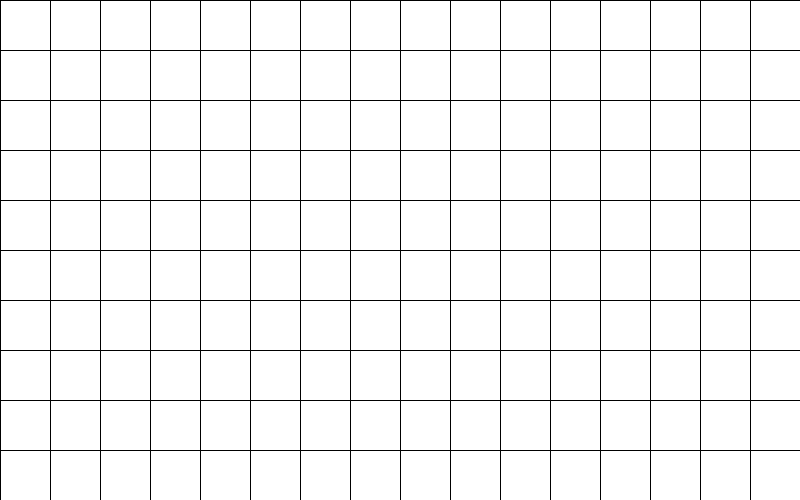
Frame 1 (no input)
Frame 60 (the mouse pressed at the canvas centre just before this capture): identical to frame 1, image omitted
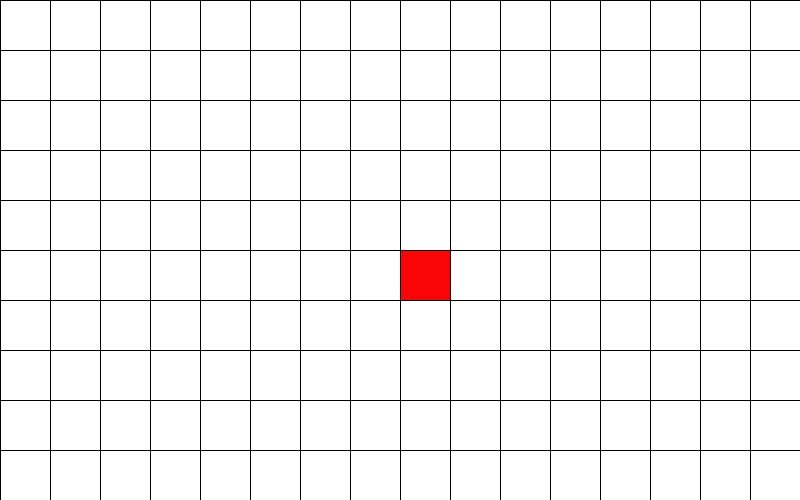
Frame 120 (the mouse held since frame 60 and released just before this capture)

The Processing sketch that drew these frames (run headless with seeded random() and noise(); from frame 60 on, the mouse is pressed at the canvas centre):

// Processing sketch: week06_1
// ── week06_1.pde
//week06-1
void setup(){
  size(800,500);//視窗大小800x500
}
int [][] a = new int[10][16];
void mousePressed() {
  int i = mouseY/50,j = mouseX/50;
  a[i][j] = 1;
}
void draw (){
  for(int i=0;i<10;i++){
    for(int j=0;j<16;j++){
      if (a[i][j]==1) fill(#FA0505);
      else fill(255);
      rect( j*50,i*50,50,50);
    }
  }
}
